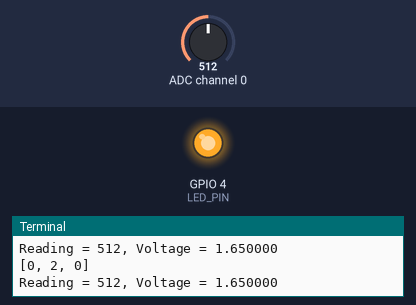
A program run on a simulated Raspberry Pi (BCM pin numbers). Shown: output pins drawn as LEDs (lit = HIGH), the last lines printed to the terminal. The test bench sets the inputs (shaded band); at power-on: ADC channel 0 = 512 (analog values on the 0–1023 scale).

Above: at 1.2 s.
1.3 s: ADC channel 0 set to 542
2.8 s: ADC channel 0 set to 567
At 3.5 s:
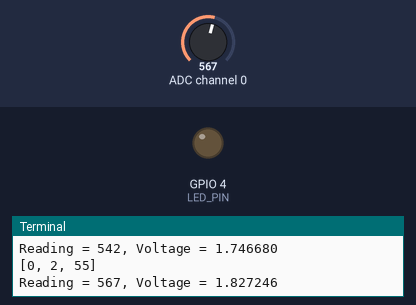
4.5 s: ADC channel 0 set to 540
At 5.7 s:
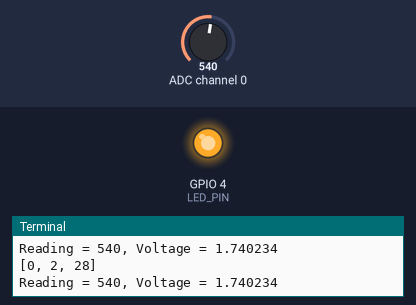
6.0 s: ADC channel 0 set to 560
At 7.2 s:
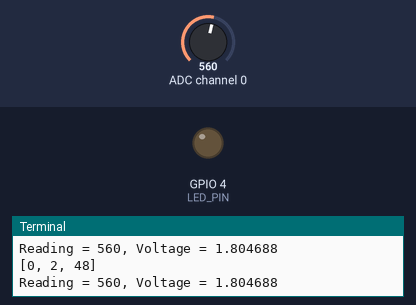
Timing chart, 0 to 8.5 s (numbered marks = the images above; inputs shaded):
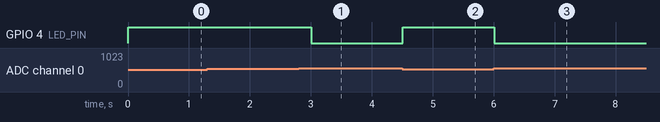

Measured:
- the behaviour switches between 549 and 550 on ADC channel 0 (found by bisection; images 0 and 1)
- after the input at 2.8 s, GPIO 4 (LED_PIN): HIGH → LOW after 0.21 s
- after the input at 4.5 s, GPIO 4 (LED_PIN): LOW → HIGH at once
- after the input at 6.0 s, GPIO 4 (LED_PIN): HIGH → LOW at once

The program:

LDR_task.py
```python
import RPi.GPIO as GPIO
import spidev
import time

LED_PIN = 4
GPIO.setmode(GPIO.BCM)
GPIO.setup(LED_PIN, GPIO.OUT)

spi = spidev.SpiDev()


spi.open(0, 0)


spi.max_speed_hz = 100000


def analog_read(channel):

    ret = spi.xfer2([1, (8 + channel) << 4, 0])
    print(ret)
    adc_out = ((ret[1] & 3) << 8)  + ret[2]
    return adc_out

try:
    while True:
        reading = analog_read(0)
        print("Reading = %d, Voltage = %f" % (reading,reading*3.3/1024))

        if (reading < 550) :
            GPIO.output(LED_PIN, GPIO.HIGH)
        else :
            GPIO.output(LED_PIN, GPIO.LOW)
        time.sleep(0.5)
finally :
    spi.close()
```
